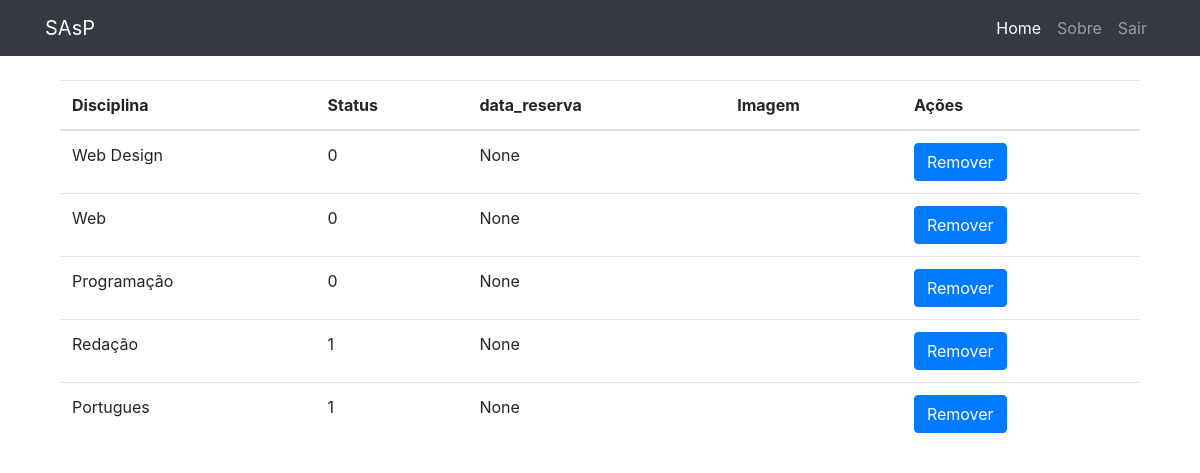
Page /user/minhasDisciplinas/ (signed in) on the earlier database version.
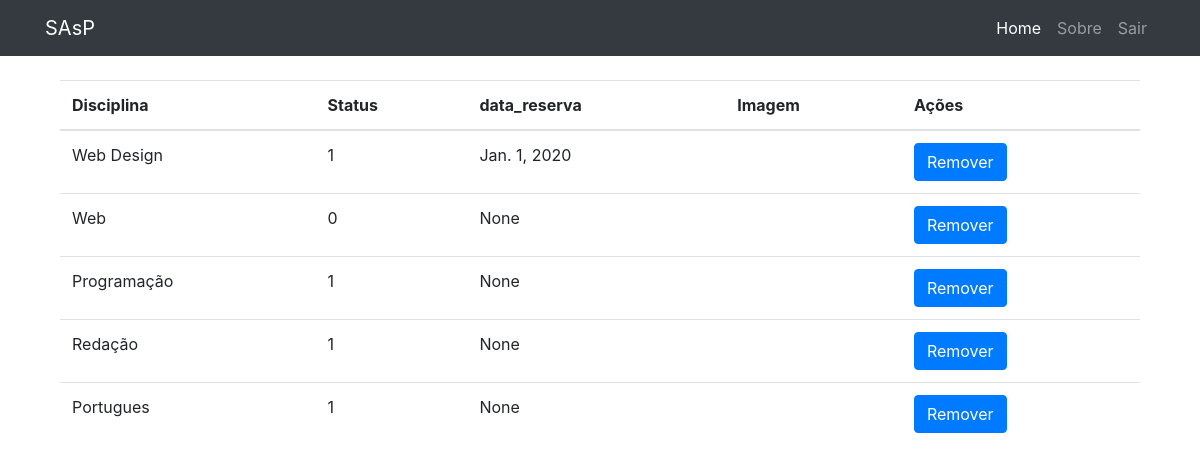
Same page on the later database version.
### disciplina/models.py (models this page shows, shortened)
class UsuarioDisciplina(models.Model):
    usuario = models.ForeignKey(User, on_delete=models.CASCADE, related_name="linguagem")
    disciplina = models.ForeignKey(Disciplina, on_delete=models.CASCADE, related_name="linguagem")
    STATUS_CHOICES = (
        (0, 'Pendente'),
        (1, 'Aprovado'),
        (2, 'Cancelado')
    )
    status = models.IntegerField('Situação', choices=STATUS_CHOICES, default=0, blank=True)
    data_reserva = models.DateField('Data Reserva', null=True, blank=True)
    class Meta:
        verbose_name = 'Inscrição'
        verbose_name_plural = 'Inscrições'

class Disciplina(models.Model):
    professor = models.ForeignKey(Professor, on_delete=models.CASCADE)
    nome = models.CharField('Nome', max_length=50)
    titulo = models.TextField('Título', max_length=25)
    descricao_longa = models.TextField('Descrição')
    imagem = models.ImageField(upload_to='disciplina_imagens/%Y/%m/', blank=True, null=True)
    slug = models.SlugField('Atalho', unique=True, blank=True, null=True)
    data_inicio = models.DateField('Data Cadastro', null=True, blank=True)
    def __str__(self):
        return self.nome or self.professor

### user/views.py (the view)
# urls.py: path('minhasDisciplinas/', views.minhasDisciplinas, name='minhasDisciplinas'),
def minhasDisciplinas(request):
    usuariodisciplinas = UsuarioDisciplina.objects.filter(usuario_id = request.user.id)
    context ={
        'usuariodisciplinas' : usuariodisciplinas
    }
    print(usuariodisciplinas)
    return render(request, 'user/minhasDisciplinas.html', context)

### user/templates/user/minhasDisciplinas.html
{% extends 'base.html' %}
{%block conteudo %}
<table class="table">
  <thead>
    <tr>
      <th scope="col">Disciplina</th>
      <th scope="col">Status</th>
      <th scope="col">data_reserva</th>
      <th scope="col">Imagem</th>
      <th scope="col">Ações</th>
    </tr>
  </thead>
  <tbody>
  {% for usuariodisciplina in usuariodisciplinas %}
    <tr>
      <td>{{ usuariodisciplina.disciplina }}</td>
      <td>{{ usuariodisciplina.status }}</td>
      <td>{{ usuariodisciplina.data_reserva }}</td>
      {% if usuariodisciplina.imagem %}
      <td><img width="50px" height="50px" src="{{ usuariodisciplina.imagem.url  }}"></td>
      {%else%}
      <td></td>
      {% endif %}
      <td>
        <a class="btn btn-primary"  href="#">Remover</a>
      </td>
    </tr>
  {% endfor %}
  </tbody>
</table>
{% endblock %}

Differences in the rows shown:
changed UsuarioDisciplina "Web Design": status "0" → "1"; data_reserva "None" → "Jan. 1, 2020"
changed UsuarioDisciplina "Programação": status "0" → "1"
